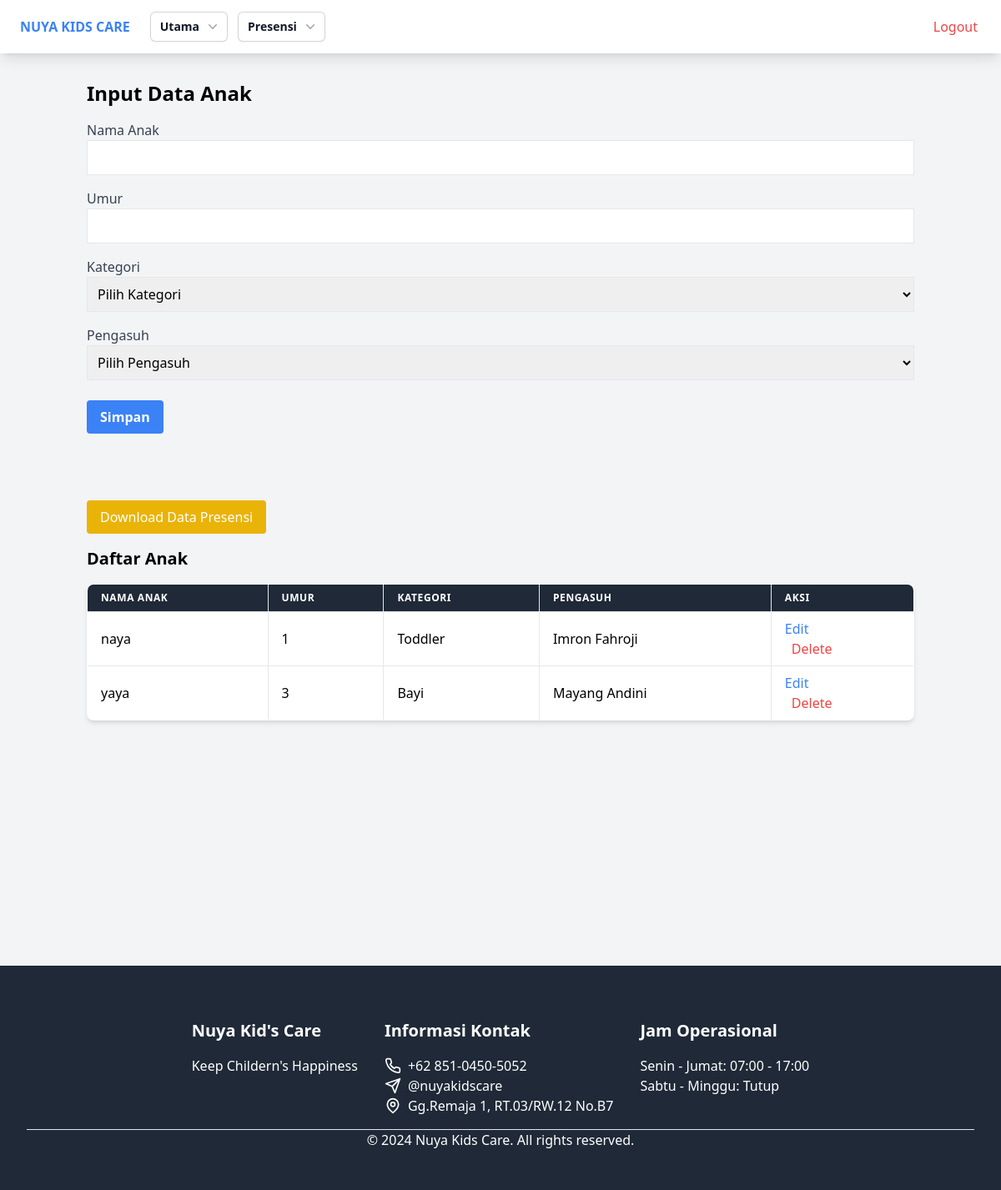
/master/anak.php (signed in), run on an earlier commit of the app's database.
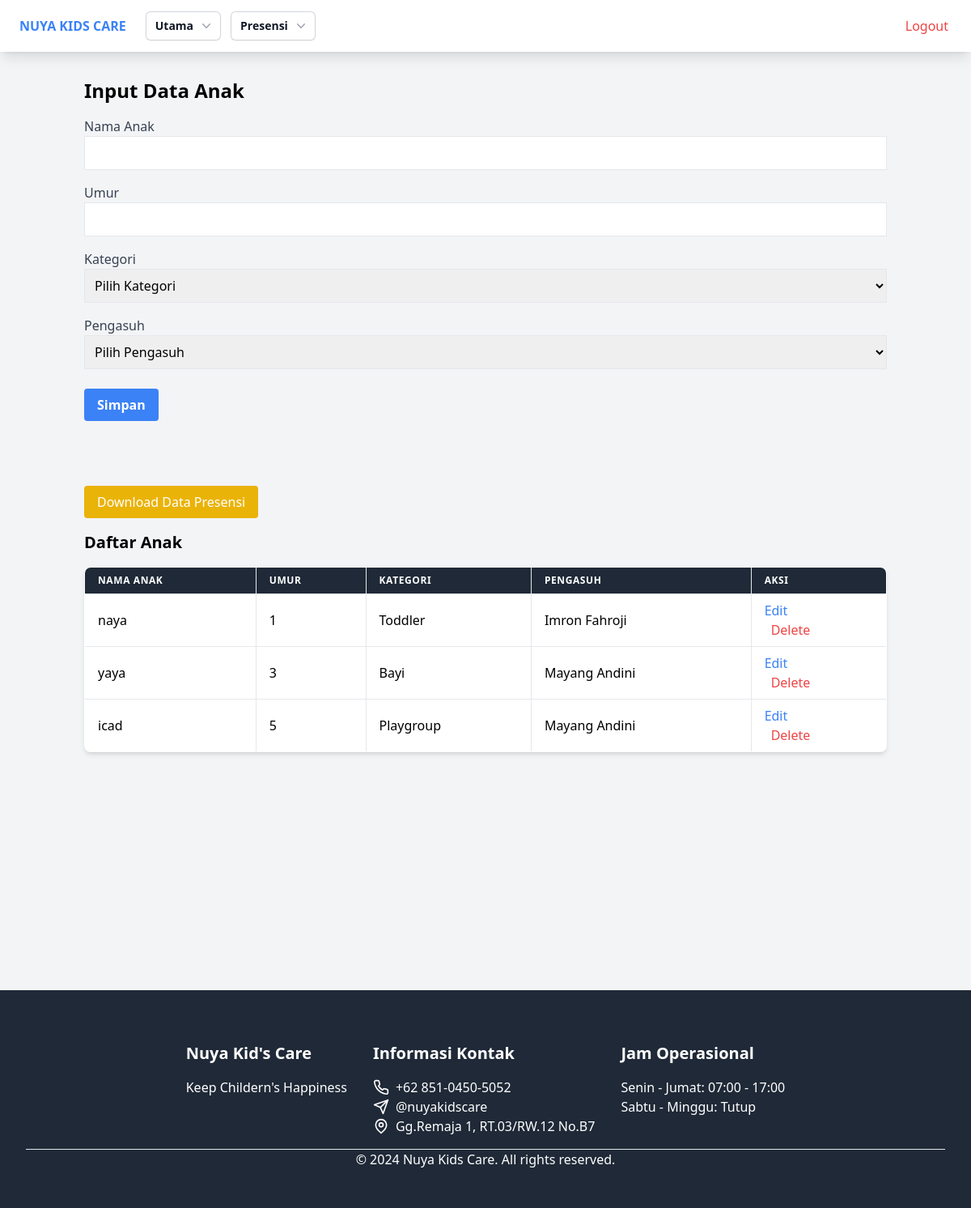
And on a later commit of the database.
### tables this page shows
CREATE TABLE `anak` (
  `id` int NOT NULL,
  `nama` varchar(100) NOT NULL,
  `umur` int NOT NULL,
  `pengasuh` varchar(100) DEFAULT NULL,
  `kategori` varchar(20) DEFAULT NULL
);

### master/anak.php (the view, shortened to what this page needs)
<?php
require_once '../db.php';
$stmtPengasuh = $pdo->query("SELECT nama FROM karyawan");
$pengasuhList = $stmtPengasuh->fetchAll(PDO::FETCH_COLUMN);
$categories = ['Bayi', 'Toddler', 'Playgroup', 'TK'];
?>
<!DOCTYPE html>
<html lang="en">
<head>
    <link href="../output.css" rel="stylesheet">
</head>
<body class="bg-gray-100">
    <div class ="container mx-auto">
        <?php include '../navbar.php'; ?>
    </div>
<div class="container mx-auto p-4">
<section class="hero py-12">
    <h1 class="text-2xl font-bold mb-4">Input Data Anak</h1>
    <?php if (isset($editMode) && $editMode): ?>
        <form method="POST" action="anak.php">
            <input type="hidden" name="action" value="edit">
            <input type="hidden" name="id" value="<?php echo $editId; ?>">
            <div class="mb-4">
                <label for="nama" class="block text-gray-700">Nama</label>
                <input type="text" name="nama" id="nama" class="border p-2 w-full" value="<?php echo $editNama; ?>" required>
            </div>
            <div class="mb-4">
                <label for="umur" class="block text-gray-700">Umur</label>
                <input type="number" name="umur" id="umur" class="border p-2 w-full" value="<?php echo $editUmur; ?>" required>
            </div>
            <div class="mb-4">
                <label for="kategori" class="block text-gray-700">Kategori</label>
                <select name="kategori" id="kategori" class="border p-2 w-full" required>
                    <option value="">Pilih Kategori</option>
                    <?php foreach ($categories as $category): ?>
                        <option value="<?php echo $category; ?>" <?php echo ($category == $editKategori) ? 'selected' : ''; ?>>
                            <?php echo ucfirst($category); ?>
                        </option>
                    <?php endforeach; ?>
                </select>
            </div>
            <div class="mb-4">
                <label for="pengasuh" class="block text-gray-700">Pengasuh</label>
                <select name="pengasuh" id="pengasuh" class="border p-2 w-full" required>
                    <option value="">Pilih pengasuh</option>
                    <?php foreach ($pengasuhList as $pengasuh): ?>
                        <option value="<?php echo $pengasuh; ?>" <?php echo ($pengasuh == $editpengasuh) ? 'selected' : ''; ?>>
                            <?php echo $pengasuh; ?>
                        </option>
                    <?php endforeach; ?>
                </select>
            </div>
            <div>
                <button type="submit" class="mt-2 bg-blue-500 hover:bg-blue-600 text-white font-semibold py-2 px-4 rounded">
                    Update
                </button>
            </div>
        </form>
    <?php else: ?>
        <form method="POST" action="anak.php">
            <div class="mb-4">
                <label for="nama" class="block text-gray-700">Nama Anak</label>
                <input type="text" name="nama" id="nama" class="border p-2 w-full" required>
            </div>
            <div class="mb-4">
                <label for="umur" class="block text-gray-700">Umur</label>
                <input type="number" name="umur" id="umur" class="border p-2 w-full" required>
            </div>
            <div class="mb-4">
                <label for="kategori" class="block text-gray-700">Kategori</label>
                <select name="kategori" id="kategori" class="border p-2 w-full" required>
                    <option value="">Pilih Kategori</option>
                </select>
            </div>
            <div class="mb-4">
                <label for="pengasuh" class="block text-gray-700">Pengasuh</label>
                <select name="pengasuh" id="pengasuh" class="border p-2 w-full" required>
                    <option value="">Pilih Pengasuh</option>
                </select>
            </div>
            <div>
                <button type="submit" class="mt-2 bg-blue-500 hover:bg-blue-600 text-white font-semibold py-2 px-4 rounded">
                    Simpan
                </button>
            </div>
        </form>
    <?php endif; ?>
<section class="hero py-12">
    <div class="mb-4">
            <a href="../transaksi/export_excel_anak.php" class="bg-yellow-500 hover:bg-yellow-600 text-white px-4 py-2 rounded inline-block">
                Download Data Presensi
            </a>
        </div>
    <h2 class="text-xl font-bold my-4">Daftar Anak</h2>
    <table class="min-w-full bg-white border-collapse border border-gray-200 shadow-md rounded-lg overflow-hidden">
        <thead class="bg-gray-800">
        <tr>
            <th class="border px-4 py-2 text-left text-xs text-white uppercase tracking-wider">Nama Anak</th>
            <th class="border px-4 py-2 text-left text-xs text-white uppercase tracking-wider">Umur</th>
            <th class="border px-4 py-2 text-left text-xs text-white uppercase tracking-wider">Kategori</th>
            <th class="border px-4 py-2 text-left text-xs text-white uppercase tracking-wider">Pengasuh</th>
            <th class="border px-4 py-2 text-left text-xs text-white uppercase tracking-wider">Aksi</th>
        </tr>
        </thead>
        <tbody>
        <?php
        $stmt = $pdo->query("SELECT id, nama, umur, kategori, pengasuh FROM anak");
        $anakList = $stmt->fetchAll(PDO::FETCH_ASSOC);
        foreach ($anakList as $anak):
            ?>
            <tr>
                <td class="border border-gray-200 px-4 py-2"><?php echo $anak['nama']; ?></td>
                <td class="border border-gray-200 px-4 py-2"><?php echo $anak['umur']; ?></td>
                <td class="border border-gray-200 px-4 py-2"><?php echo ucfirst($anak['kategori']); ?></td>
                <td class="border border-gray-200 px-4 py-2"><?php echo $anak['pengasuh']; ?></td>
                <td class="border border-gray-200 px-4 py-2">
                        <form method="POST" action="anak.php">
                            <button type="submit" class="text-blue-500 hover:text-blue-700">Edit</button>
                        </form>
                        <form method="POST" action="anak.php" onsubmit="return confirm('Apakah Anda yakin ingin menghapus data karyawan ini?');">
                            <button type="submit" class="text-red-500 hover:text-red-700 ml-2">Delete</button>
                        </form>
                </td>
            </tr>
        <?php endforeach; ?>
        </tbody>
    </table>
</div>
<?php include '../footer.php'; ?>
</body>
</html>

### navbar.php (shortened to what this page needs)
<nav class="bg-white shadow-lg fixed top-0 left-0 w-full z-50">
    <div class="px-4">
        <div class="flex justify-between items-center">
            <div class="flex space-x-4">
                <div>
                    <a href="../index.php" class="flex items-center py-5 px-2 text-blue-500 hover:text-gray-900">
                        <span class="font-bold">NUYA KIDS CARE</span>
                    </a>
                </div>
                <div class="hidden md:flex items-center space-x-1">
                    <?php if ($_SESSION['role'] == 'admin'): ?>
                        <div class="relative inline-block text-left mr-2">
                            <div>
                                <button type="button" class="inline-flex w-full justify-center gap-x-1.5 rounded-md bg-white px-3 py-2 text-sm font-semibold text-gray-900 shadow-sm ring-1 ring-inset ring-gray-300 hover:bg-gray-50" id="menu-button-master" aria-expanded="false" aria-haspopup="true">
                                    Utama
                                    <svg class="-mr-1 h-5 w-5 text-gray-400" viewBox="0 0 20 20" fill="currentColor" aria-hidden="true">
                                        <path fill-rule="evenodd" d="M5.23 7.21a.75.75 0 011.06.02L10 11.168l3.71-3.938a.75.75 0 111.08 1.04l-4.25 4.5a.75.75 0 01-1.08 0l-4.25-4.5a.75.75 0 01.02-1.06z" clip-rule="evenodd" />
                                    </svg>
                                </button>
                            </div>
                        </div>
                    <?php endif; ?>
                    <div class="relative inline-block text-left mr-2">
                        <div>
                            <button type="button" class="inline-flex w-full justify-center gap-x-1.5 rounded-md bg-white px-3 py-2 text-sm font-semibold text-gray-900 shadow-sm ring-1 ring-inset ring-gray-300 hover:bg-gray-50" id="menu-button-transaksi" aria-expanded="false" aria-haspopup="true">
                                Presensi
                                <svg class="-mr-1 h-5 w-5 text-gray-400" viewBox="0 0 20 20" fill="currentColor" aria-hidden="true">
                                    <path fill-rule="evenodd" d="M5.23 7.21a.75.75 0 011.06.02L10 11.168l3.71-3.938a.75.75 0 111.08 1.04l-4.25 4.5a.75.75 0 01-1.08 0l-4.25-4.5a.75.75 0 01.02-1.06z" clip-rule="evenodd" />
                                </svg>
                            </button>
                        </div>
                    </div>
                </div>
            </div>
            <div class="flex items-center">
                <a href="../logout.php" class="py-5 px-3 text-red-500 hover:text-gray-900">Logout</a>
            </div>
        </div>
    </div>
</nav>

### footer.php (shortened to what this page needs)
<footer class="bg-gray-800 text-white">
  <div class="max-w-7xl mx-auto px-8 py-12">
    <div class="flex flex-col md:flex-row justify-center gap-16">
      <div class="flex-1 p-4">
        <h3 class="text-xl font-bold mb-4">Nuya Kid's Care</h3>
        <p class="text-gray-300">
          Keep Childern's Happiness
        </p>
      </div>
      <div class="flex-1 p-4">
        <h3 class="text-xl font-bold mb-4">Informasi Kontak</h3>
        <div class="space-y-2">
          <div class="flex items-center">
            <span>+62 851-0450-5052</span>
          </div>
          <div class="flex items-center">
            <svg xmlns="http://www.w3.org/2000/svg" width="20" height="20" viewBox="0 0 24 24" fill="none" stroke="currentColor" stroke-width="2" stroke-linecap="round" stroke-linejoin="round" class="mr-2">
              <path d="M22 2L11 13"/>
              <path d="M22 2L15 22L11 13L2 9L22 2z"/>
            </svg>
            <span>@nuyakidscare</span>
          </div>
          <div class="flex items-center">
            <svg xmlns="http://www.w3.org/2000/svg" width="20" height="20" viewBox="0 0 24 24" fill="none" stroke="currentColor" stroke-width="2" stroke-linecap="round" stroke-linejoin="round" class="mr-2">
              <path d="M20 10c0 6-8 12-8 12s-8-6-8-12a8 8 0 0 1 16 0Z"/>
              <circle cx="12" cy="10" r="3"/>
            </svg>
            <span>Gg.Remaja 1, RT.03/RW.12 No.B7</span>
          </div>
        </div>
      </div>
      <div class="flex-1 p-4">
        <h3 class="text-xl font-bold mb-4">Jam Operasional</h3>
        <div class="space-y-2">
          <p>Senin - Jumat: 07:00 - 17:00</p>
          <p>Sabtu - Minggu: Tutup</p>
        </div>
      </div>
    </div>
    <div class="mt-8 pt-8 border-t border-gray-700 text-center">
      <p>&copy; <script>document.write(new Date().getFullYear());</script> Nuya Kids Care. All rights reserved.</p>
    </div>
  </div>
</footer>

### master/anak.php (style rules this page uses)
footer { margin-top: 182px; }
nav { z-index: 100; }
.hero { padding-top: 80px; }

What changed in the data, as far as the page shows it:
added anak: nama "icad", umur "5", kategori "Playgroup", pengasuh "Mayang Andini"
